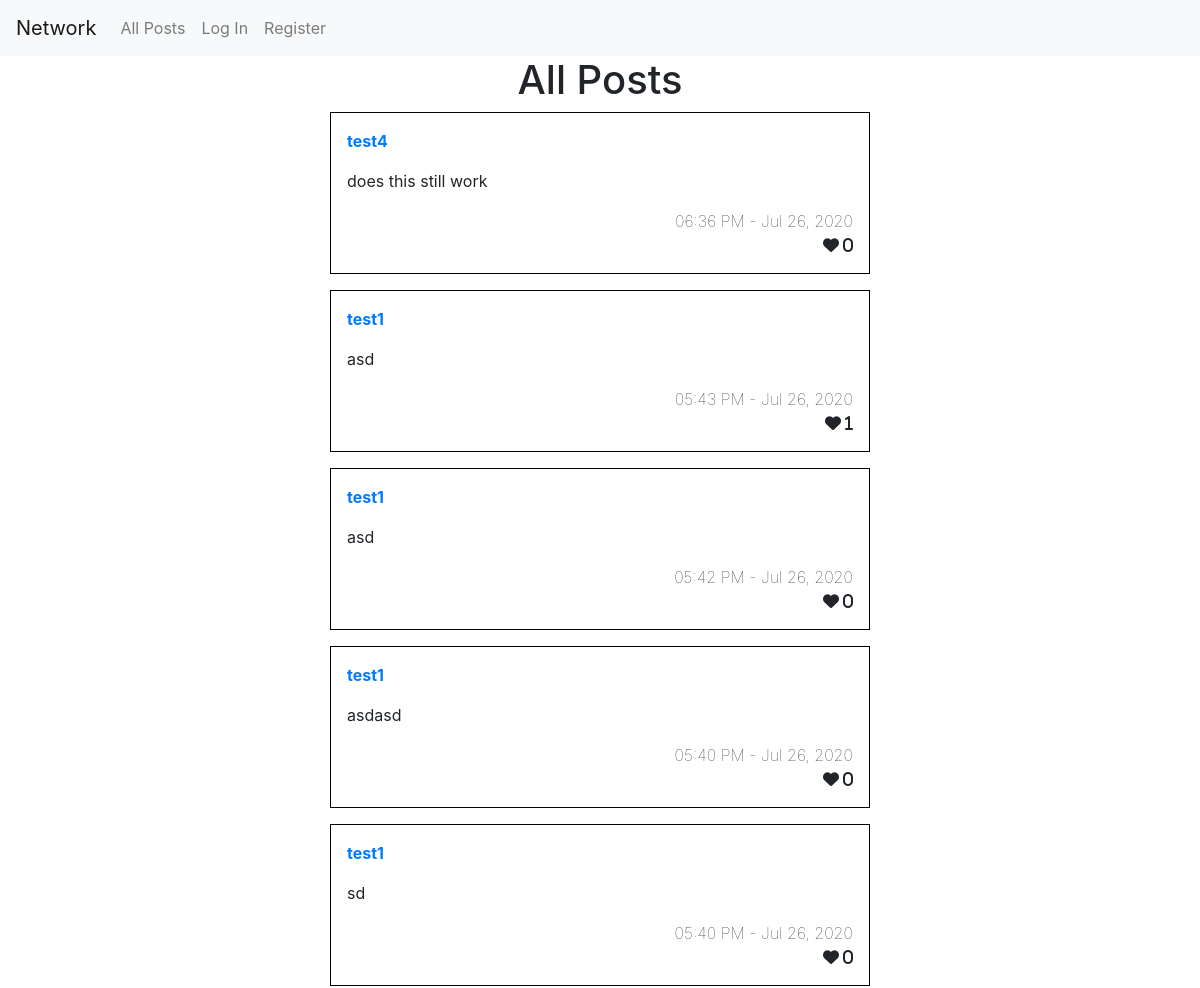
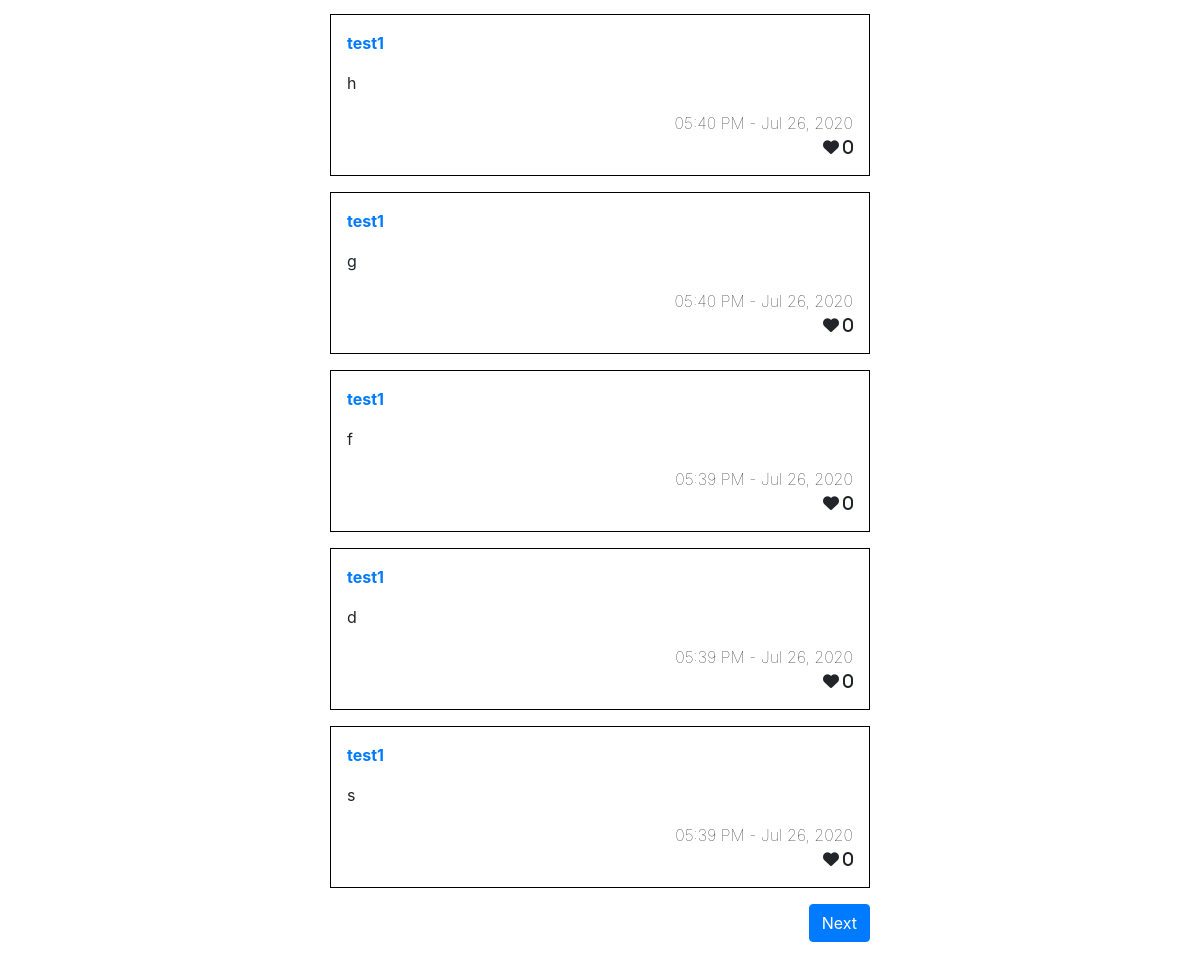
Before: / with the older database file (2 pictures, top to bottom).
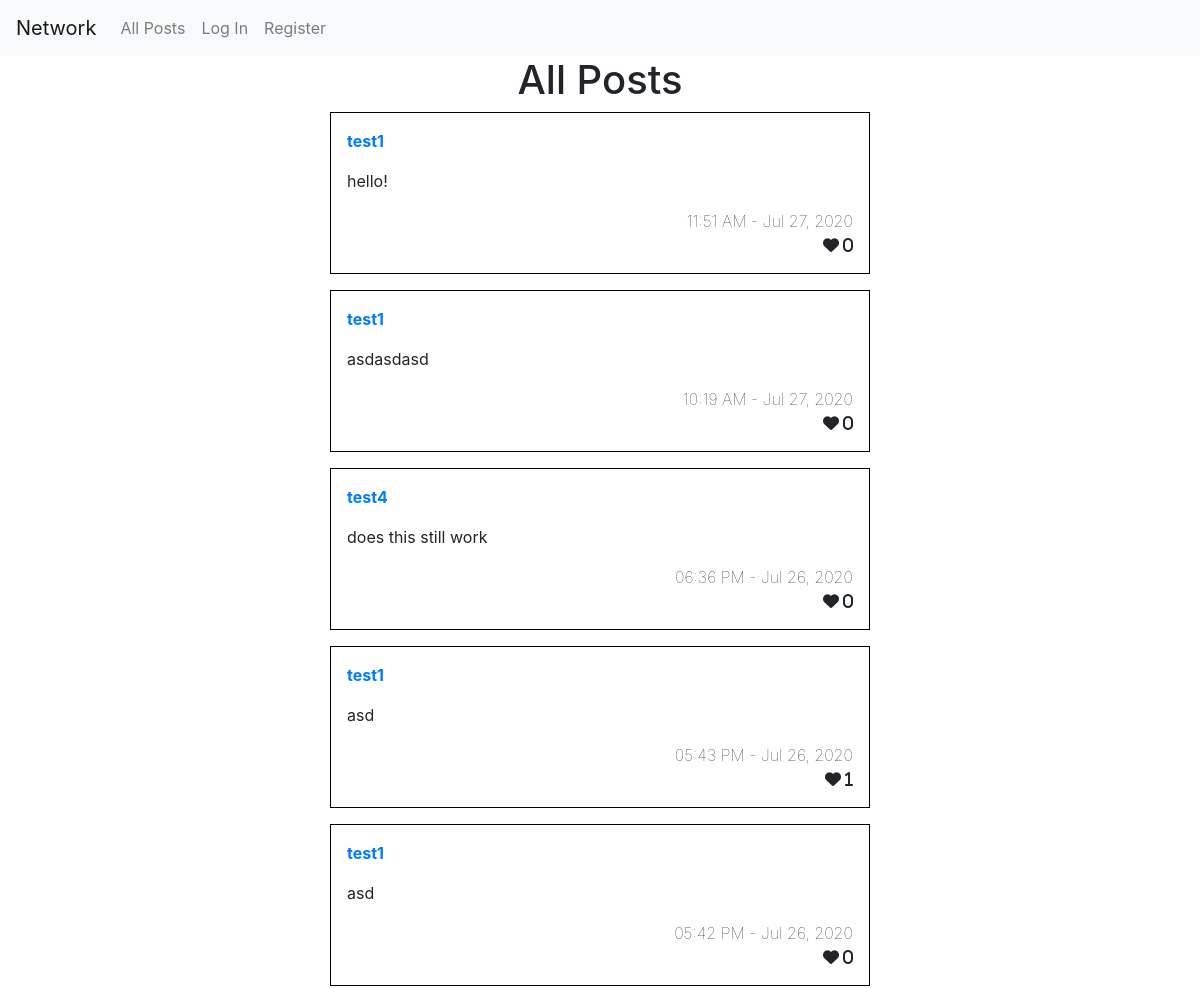
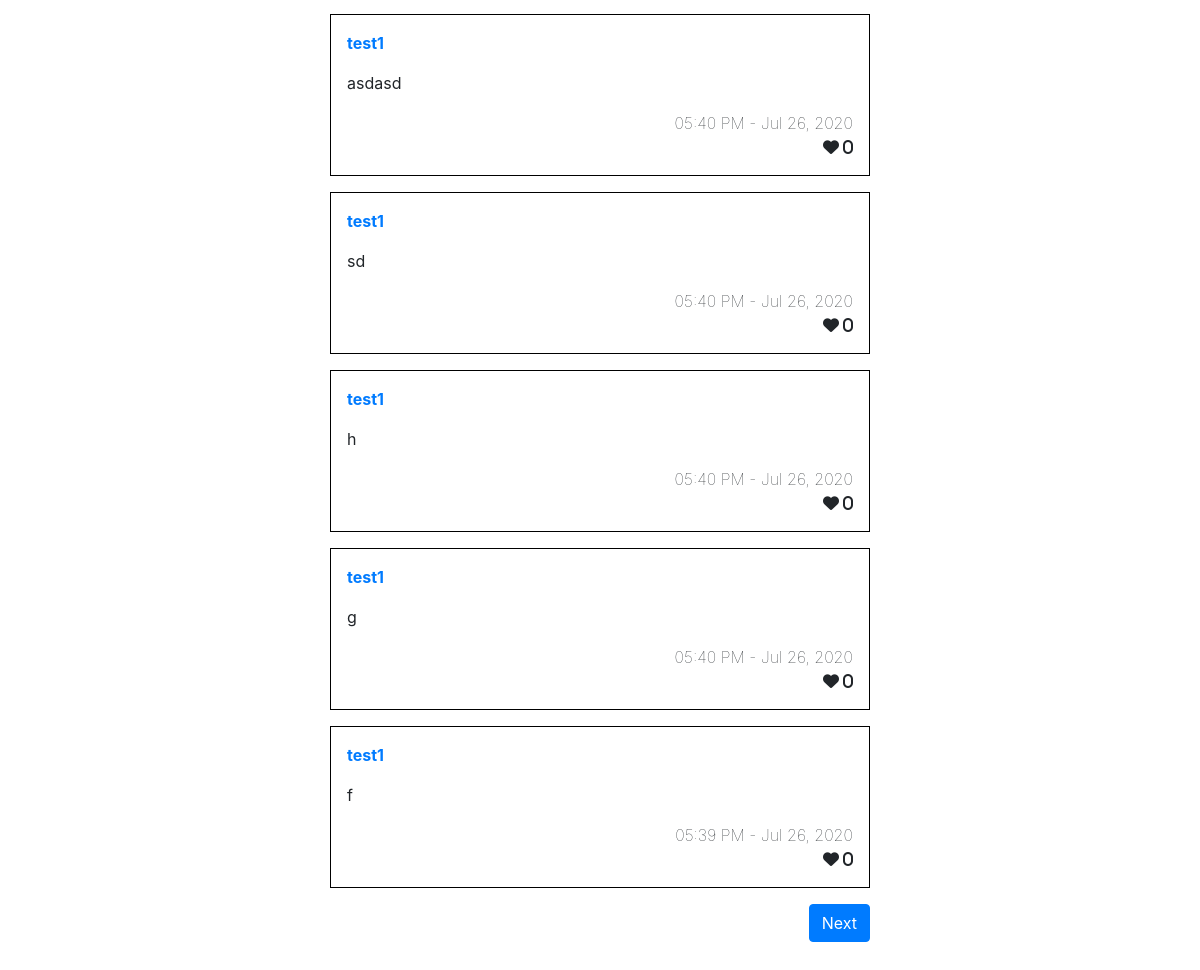
After: the same page with the newer database file (2 pictures, top to bottom).
### network/models.py (models this page shows)
class Post(models.Model):
    id = models.AutoField(primary_key=True)
    poster = models.CharField(max_length=64)
    content = models.TextField()
    time = models.DateTimeField()
    likes = models.IntegerField(default=0)
    liked = models.ManyToManyField(User, blank=True)
    def serialize(self):
        return {
            "poster": self.poster,
            "content": self.content,
            "time": self.time.strftime("%I:%M %p - %b %d, %Y"),
            "likes": self.likes,
            "id": self.id,
            "liked": self.liked
        }

### network/views.py (the view)
# urls.py: path("", views.all_post, name="allpost"),
def all_post(request):
    postList = Post.objects.all()
    page = request.GET.get('p', 1)
    postList = postList.order_by("-time").all()
    postList = [post.serialize for post in postList]
    paginateList = Paginator(postList,10)
    postList = paginateList.page(page)
    return render(request, "network/allpost.html", {
        "postList": postList,
        "currentUser": request.user.get_username()
    })

### network/templates/network/allpost.html (shortened to what this page needs)
{% extends "network/layout.html" %}
{% block body %}
    <h1>All Posts</h1>
    <div class="row">
        <div class="col-md-6 offset-md-3">
        {% for each  in postList %}
        <div class ="box">
            <div class="row poster">
                <div class="col text-left">
                    <a href="{% url 'profile' each.poster %}">{{ each.poster }}</a>
                </div>
            </div>
            <div class="row">
                <div class="col text-left">
                    <div class="content">
                        {{ each.content }}
                    </div>
                </div>
            </div>
            <div class="row">
                <div class="col text-right timestamp">
                    {{ each.time }}
                </div>
            </div>
            <div class="row">
                <div class="col text-left">
                </div>
                <div class="col text-right">
                    <i class="fa fa-heart" data-user="{{ currentUser }}" data-postNumber={{ each.id }}> {{ each.likes }}</i>
                </div>
            </div>
        </div>
        {% endfor %}
        {% if postList.has_other_pages %}
        <div class="row pad-bottom">
            <div class ="col text-left">
            </div>
            <div class ="col text-right">
                {% if postList.has_next %}
                <a href="?p={{ postList.next_page_number }}" class= "btn btn-primary">Next</a>
                {% endif %}
            </div>
        </div>
        {% endif %}
        </div>
    </div>
{% endblock %}

Changed rows visible on the page:
no longer on this page (row unchanged): Post: poster "test1", content "d", time "05:39 PM - Jul 26, 2020", likes "0"
no longer on this page (row unchanged): Post: poster "test1", content "s", time "05:39 PM - Jul 26, 2020", likes "0"
added Post: poster "test1", content "hello!", time "11:51 AM - Jul 27, 2020", likes "0"
added Post: poster "test1", content "asdasdasd", time "10:19 AM - Jul 27, 2020", likes "0"
